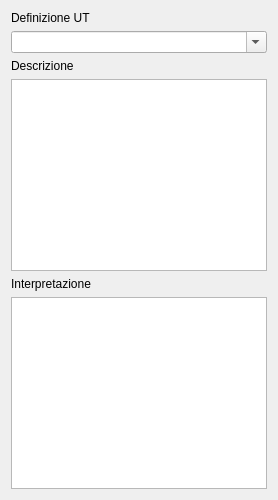
     <widget class="QWidget" name="tab">
      <attribute name="title">
       <string>Dati descrittivi</string>
      </attribute>
      <layout class="QGridLayout" name="gridLayout_7">
       <item row="2" column="0">
        <layout class="QVBoxLayout" name="verticalLayout_5">
         <item>
          <widget class="QLabel" name="label_6">
           <property name="text">
            <string>Descrizione </string>
           </property>
          </widget>
         </item>
         <item>
          <widget class="QTextEdit" name="textEdit_descrizione_ut">
           <property name="font">
            <font>
             <pointsize>10</pointsize>
            </font>
           </property>
           <property name="html">
            <string>&lt;!DOCTYPE HTML PUBLIC &quot;-//W3C//DTD HTML 4.0//EN&quot; &quot;http://www.w3.org/TR/REC-html40/strict.dtd&quot;&gt;
&lt;html&gt;&lt;head&gt;&lt;meta name=&quot;qrichtext&quot; content=&quot;1&quot; /&gt;&lt;style type=&quot;text/css&quot;&gt;
p, li { white-space: pre-wrap; }
&lt;/style&gt;&lt;/head&gt;&lt;body style=&quot; font-family:'MS Shell Dlg 2'; font-size:10pt; font-weight:400; font-style:normal;&quot;&gt;
&lt;p style=&quot;-qt-paragraph-type:empty; margin-top:0px; margin-bottom:0px; margin-left:0px; margin-right:0px; -qt-block-indent:0; text-indent:0px; font-family:'Lucida Grande'; font-size:13pt;&quot;&gt;&lt;br /&gt;&lt;/p&gt;&lt;/body&gt;&lt;/html&gt;</string>
           </property>
          </widget>
         </item>
         <item>
          <widget class="QLabel" name="label_7">
           <property name="text">
            <string>Interpretazione </string>
           </property>
          </widget>
         </item>
         <item>
          <widget class="QTextEdit" name="textEdit_interpretazione_ut">
           <property name="font">
            <font>
             <pointsize>10</pointsize>
            </font>
           </property>
          </widget>
         </item>
        </layout>
       </item>
       <item row="0" column="0">
        <widget class="QLabel" name="label_5">
         <property name="text">
          <string>Definizione UT</string>
         </property>
        </widget>
       </item>
       <item row="1" column="0">
        <widget class="QComboBox" name="comboBox_def_ut">
         <property name="editable">
          <bool>true</bool>
         </property>
        </widget>
       </item>
      </layout>
     </widget>
